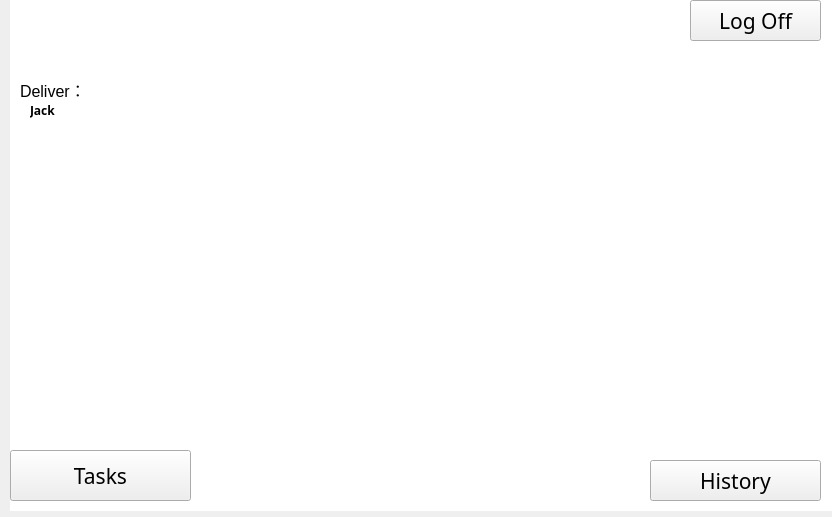
<?xml version="1.0" encoding="UTF-8"?>
<ui version="4.0">
 <class>delivermainpage</class>
 <widget class="QWidget" name="delivermainpage">
  <property name="geometry">
   <rect>
    <x>0</x>
    <y>0</y>
    <width>832</width>
    <height>517</height>
   </rect>
  </property>
  <property name="windowTitle">
   <string>Form</string>
  </property>
  <widget class="QPushButton" name="pushButton">
   <property name="geometry">
    <rect>
     <x>650</x>
     <y>460</y>
     <width>171</width>
     <height>41</height>
    </rect>
   </property>
   <property name="font">
    <font>
     <family>Arial Rounded MT Bold</family>
     <pointsize>16</pointsize>
     <bold>false</bold>
    </font>
   </property>
   <property name="text">
    <string>History</string>
   </property>
  </widget>
  <widget class="QPushButton" name="pushButton_2">
   <property name="geometry">
    <rect>
     <x>10</x>
     <y>450</y>
     <width>181</width>
     <height>51</height>
    </rect>
   </property>
   <property name="font">
    <font>
     <family>Arial Rounded MT Bold</family>
     <pointsize>16</pointsize>
    </font>
   </property>
   <property name="text">
    <string>Tasks</string>
   </property>
  </widget>
  <widget class="QLabel" name="label">
   <property name="geometry">
    <rect>
     <x>10</x>
     <y>0</y>
     <width>841</width>
     <height>511</height>
    </rect>
   </property>
   <property name="styleSheet">
    <string notr="true">image: url(:/new/prefix2/111);
background-color: rgb(255, 255, 255);
image: url(:/DeliveryMain.jpg);</string>
   </property>
   <property name="text">
    <string/>
   </property>
  </widget>
  <widget class="QLabel" name="label_2">
   <property name="geometry">
    <rect>
     <x>0</x>
     <y>0</y>
     <width>81</width>
     <height>71</height>
    </rect>
   </property>
   <property name="styleSheet">
    <string notr="true">image: url(:/new/prefix2/ww);
image: url(:/deliver1.png);</string>
   </property>
   <property name="text">
    <string/>
   </property>
  </widget>
  <widget class="QLabel" name="deliname">
   <property name="geometry">
    <rect>
     <x>30</x>
     <y>100</y>
     <width>61</width>
     <height>20</height>
    </rect>
   </property>
   <property name="font">
    <font>
     <family>Aharoni</family>
     <bold>true</bold>
    </font>
   </property>
   <property name="text">
    <string>Jack</string>
   </property>
  </widget>
  <widget class="QPushButton" name="pushButton_3">
   <property name="geometry">
    <rect>
     <x>690</x>
     <y>0</y>
     <width>131</width>
     <height>41</height>
    </rect>
   </property>
   <property name="font">
    <font>
     <family>Arial Rounded MT Bold</family>
     <pointsize>16</pointsize>
    </font>
   </property>
   <property name="text">
    <string>Log Off</string>
   </property>
  </widget>
  <widget class="QLabel" name="deliname_2">
   <property name="geometry">
    <rect>
     <x>20</x>
     <y>80</y>
     <width>61</width>
     <height>20</height>
    </rect>
   </property>
   <property name="font">
    <font>
     <family>Segoe UI</family>
     <pointsize>12</pointsize>
     <italic>false</italic>
     <bold>false</bold>
    </font>
   </property>
   <property name="styleSheet">
    <string notr="true">font: 12pt &quot;Segoe UI&quot;;</string>
   </property>
   <property name="text">
    <string>Deliver：</string>
   </property>
  </widget>
  <zorder>label</zorder>
  <zorder>label_2</zorder>
  <zorder>deliname</zorder>
  <zorder>pushButton_3</zorder>
  <zorder>pushButton</zorder>
  <zorder>pushButton_2</zorder>
  <zorder>deliname_2</zorder>
 </widget>
 <resources/>
 <connections/>
</ui>
